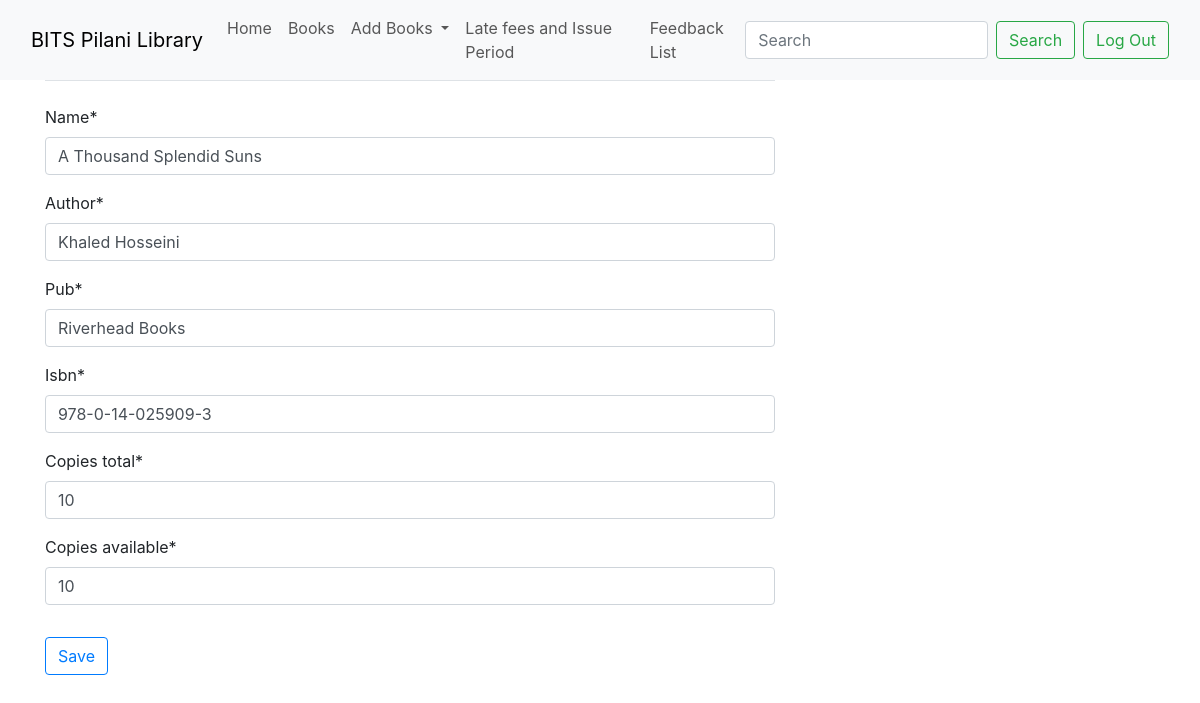
Screenshot of /librarian/update/31 (signed in) with the database file from the repository.
### home/models.py (models this page shows, shortened)
class books(models.Model):
    name = models.CharField(max_length = 150)
    author = models.CharField(max_length = 100)
    pub = models.CharField(max_length = 150)
    isbn = models.CharField(max_length = 20)
    copies_total = models.IntegerField()
    copies_available = models.IntegerField()
    cover_img = models.ImageField(default = 'default.jpg', upload_to = 'cover_image')

### home/views.py (the view, shortened to what this page needs)
# urls.py: path('librarian/update/<int:pk>', lib_bookUpdatePage.as_view(), name = "lib_book-updatePage"),
class lib_bookUpdatePage(LoginRequiredMixin, UpdateView):
    model = books
    fields = ['name', 'author', 'pub', 'isbn', 'copies_total', 'copies_available', 'copies_total']
    template_name = 'home/lib_bookUpdate.html'

### home/templates/home/lib_bookUpdate.html (shortened to what this page needs)
{%extends 'home/lib_base.html'%}
{% load crispy_forms_tags %}
{%block content%}
<div class = "content-section">
    <form method = "POST">
        <fieldset class = "form-group">
            <legend class = "border-bottom mb-4">{{book.name}}</legend>
            {{form|crispy}}
        </fieldset>
        <div class = "form-group">
            <button class = "btn btn-outline-primary" type = "submit">Save</button>
        </div>
    </form>
</div>
{%endblock%}

### rows the page displays
books: name "A Thousand Splendid Suns", author "Khaled Hosseini", pub "Riverhead Books", isbn "978-0-14-025909-3", copies_total "10", copies_available "10"
